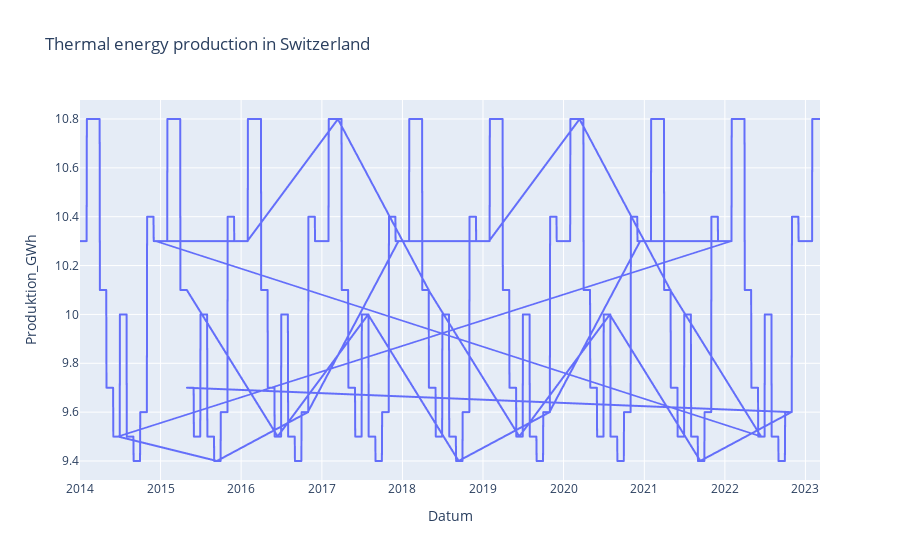

Notebook source saved alongside this figure:
### Code cell
df_thermal.plot(kind='line', x='Datum', y='Produktion_GWh', title='Thermal energy production in Switzerland')

### Figure 1 — Plotly figure (JSON) as saved in the notebook; plotly's stock layout.template omitted (floating-point values rounded to 4 significant figures; data arrays with more than 128 entries replaced by an {"elided": "..."} marker saying what was removed)
{"data": [{"hovertemplate": "Datum=%{x}<br>Produktion_GWh=%{y}<extra></extra>", "legendgroup": "", "line": {"color": "#636efa", "dash": "solid"}, "marker": {"symbol": "circle"}, "mode": "lines", "name": "", "showlegend": false, "type": "scattergl", "x": {"elided": "3354 str values"}, "xaxis": "x", "y": {"elided": "3354 float values"}, "yaxis": "y"}], "layout": {"legend": {"tracegroupgap": 0}, "title": {"text": "Thermal energy production in Switzerland"}, "xaxis": {"anchor": "y", "domain": [0, 1], "title": {"text": "Datum"}}, "yaxis": {"anchor": "x", "domain": [0, 1], "title": {"text": "Produktion_GWh"}}}}
